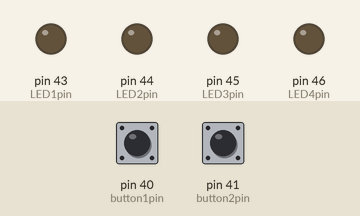
Recording of a sketch running on a simulated Arduino Mega 2560, built with avr-gcc and run on an emulated ATmega2560. Parts: output pins drawn as LEDs (lit = HIGH). Dashed ring = blinking. The inputs (shaded band) are chosen by the test bench; at power-on: pin 40 (button1pin) HIGH, pin 41 (button2pin) HIGH.

Above: at 1.2 s.
1.3 s: pin 40 (button1pin) pulled LOW for 0.15 s
At 4.2 s:
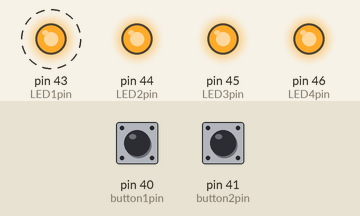
4.4 s: pin 41 (button2pin) pulled LOW for 0.15 s
7.5 s: pin 41 (button2pin) pulled LOW for 1 s
At 11.3 s:
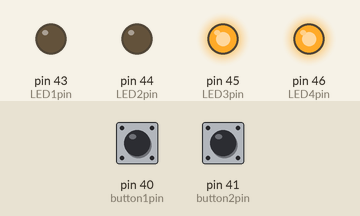
11.5 s: pin 41 (button2pin) pulled LOW for 3.2 s
At 16.12 s:
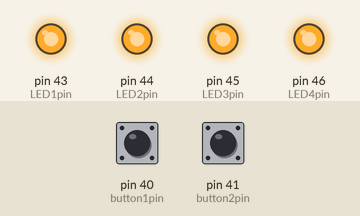
16.2 s: pin 40 (button1pin) pulled LOW for 1 s
Timing chart, 0 to 19.2 s (numbered marks = the images above; inputs shaded):
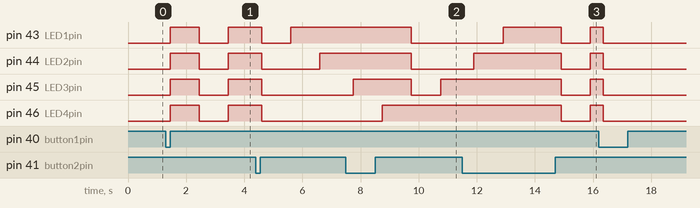

Measured:
- after the input at 1.3 s, pin 43 (LED1pin), pin 44 (LED2pin), pin 45 (LED3pin), pin 46 (LED4pin): LOW → HIGH after 0.15 s, → LOW 1.0 s later, → HIGH 1.0 s later
- after the input at 7.5 s, pin 43 (LED1pin): HIGH → LOW after 2.3 s
- after the input at 11.5 s, pin 46 (LED4pin): HIGH → LOW after 3.4 s, → HIGH 1.0 s later

The sketch:

SE226_LAB9.ino
```cpp
int LED1pin = 43;
int LED2pin = 44;
int LED3pin = 45;
int LED4pin = 46;

int button1pin = 40;
int button2pin = 41;

bool systemOn = false;
int mode = 1;

int previousButton1 = HIGH;
int previousButton2 = HIGH;

void setup() {

  pinMode(LED1pin, OUTPUT);
  pinMode(LED2pin, OUTPUT);
  pinMode(LED3pin, OUTPUT);
  pinMode(LED4pin, OUTPUT);

  pinMode(button1pin, INPUT_PULLUP);
  pinMode(button2pin, INPUT_PULLUP);

  allLEDsOff();
}

void loop() {

  checkButtons();

  if (!systemOn) {
    allLEDsOff();
    return;
  }

  if (mode == 1) {
    mode1();
  }

  else if (mode == 2) {
    mode2();
  }

  else if (mode == 3) {
    mode3();
  }
}

void checkButtons() {

  int button1State = digitalRead(button1pin);
  int button2State = digitalRead(button2pin);


  if (button1State == LOW && previousButton1 == HIGH) {

    systemOn = !systemOn;

    delay(150);
  }


  if (button2State == LOW && previousButton2 == HIGH) {

    mode++;

    if (mode > 3) {
      mode = 1;
    }

    delay(150);
  }

  previousButton1 = button1State;
  previousButton2 = button2State;
}

void allLEDsOff() {

  digitalWrite(LED1pin, LOW);
  digitalWrite(LED2pin, LOW);
  digitalWrite(LED3pin, LOW);
  digitalWrite(LED4pin, LOW);
}

void mode1() {

  digitalWrite(LED1pin, HIGH);
  digitalWrite(LED2pin, HIGH);
  digitalWrite(LED3pin, HIGH);
  digitalWrite(LED4pin, HIGH);

  waitWithButtonCheck(1000);

  allLEDsOff();

  waitWithButtonCheck(1000);
}

void mode2() {

  allLEDsOff();

  digitalWrite(LED1pin, HIGH);
  waitWithButtonCheck(1000);

  digitalWrite(LED2pin, HIGH);
  waitWithButtonCheck(1000);

  digitalWrite(LED3pin, HIGH);
  waitWithButtonCheck(1000);

  digitalWrite(LED4pin, HIGH);
  waitWithButtonCheck(1000);

  allLEDsOff();
}

void mode3() {

  allLEDsOff();

  digitalWrite(LED4pin, HIGH);
  waitWithButtonCheck(1000);

  digitalWrite(LED3pin, HIGH);
  waitWithButtonCheck(1000);

  digitalWrite(LED2pin, HIGH);
  waitWithButtonCheck(1000);

  digitalWrite(LED1pin, HIGH);
  waitWithButtonCheck(1000);

  allLEDsOff();
}

void waitWithButtonCheck(int timeMs) {

  int stepTime = 50;

  for (int i = 0; i < timeMs / stepTime; i++) {

    checkButtons();

    if (!systemOn) {
      allLEDsOff();
      return;
    }

    delay(stepTime);
  }
}
```
